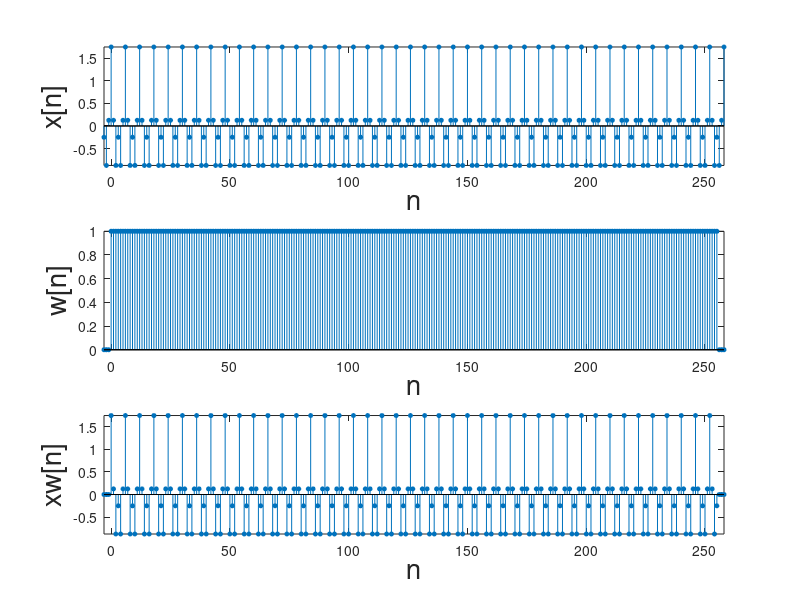
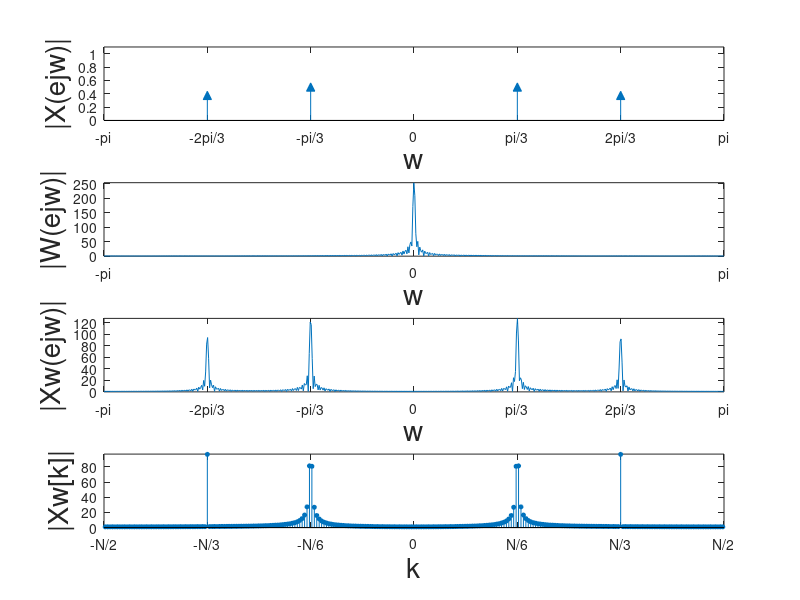

Write the MATLAB code that produced these figures, in order.
% Example code for demonstrating spectrum estimation

N = 255;  % Observation length (must be odd)

% Sinusoids (change these as required)
A0 = 1;  w0 = pi/3;
A1 = 0.75;  w1 = 2*pi/3;
%A1 = 0.5;  w1 = 2*pi/3;
%A1 = 0.5;  w1 = 2*pi/3;
%A1 = 0.25;  w1 = 1.1*pi/3;

nv=-3:N+3;
wr = zeros(size(nv));
wt = zeros(size(nv));

% Rectangular window
wr(4:N+4) = 1;

% Triangular window
tw = zeros(N,1);
tw(1:floor(N/2)) = 1:floor(N/2);
tw(floor(N/2)+1:end) = floor(N/2)+1:-1:1;
wt(4:4+length(tw)-1) = tw;

% Select window (choose desired window below)
ws = wr;
% ws = wt;

% Slowly calculate FT of window
w=-pi:0.01:pi;
mW = zeros(size(w));
for n=1:length(w)
  cw = w(n);
  cmW = 0;
  for p=0:N-1
    cmW = cmW + ws(4+p)*exp(sqrt(-1)*cw*p);
  end
  mW(n) = abs(cmW);
end

% Make the signal
nv=-3:N+3;
sv=zeros(size(nv));
for i=1:length(nv);
  n = nv(i);
  sv(i) = A0*cos(w0*n) + A1*cos(w1*n);
  %sv(i) = cos(pi/3*n) + 0.25*cos(1.2*pi/3*n);
end

% Make the windowed signal
svw = sv.*ws;

% Slowly calculate FT of signal
w=-pi:0.01:pi;
mXw = zeros(size(w));
for n=1:length(w)
  cw = w(n);
  cmXw = 0;
  for p=0:N-1
    cmXw = cmXw + svw(4+p)*exp(sqrt(-1)*cw*p);
  end
  mXw(n) = abs(cmXw);
end

% Calculate DFT of the windowed signal
svwr = svw(4:end-4);
dftsvwr = abs(fft(svwr));
dftw = 2*pi*(0:N-1)/N;
for k=1:length(dftw)
  if dftw(k)>pi 
    dftw(k) = dftw(k)-2*pi;
  end
end

% Ideal frequency response
wideal=[-w1 -w0 w0 w1];
mX = [A1 A0 A0 A1]/2;

% Signal and window
figure;
subplot(3,1,1);
ph = stem(nv,sv,'filled');
set(ph,'markersize',3);
hold on; plot(nv, zeros(size(nv)), 'k-');  hold off;
axis tight;
xlabel('n', "FontSize",20);  ylabel('x[n]', "FontSize",20);

subplot(3,1,2);
ph = stem(nv,ws,'filled');
set(ph,'markersize',3);
hold on; plot(nv, zeros(size(nv)), 'k-');  hold off;
axis tight;
xlabel('n', "FontSize",20);  ylabel('w[n]', "FontSize",20);

subplot(3,1,3);
ph = stem(nv,svw,'filled');
set(ph,'markersize',3);
hold on; plot(nv, zeros(size(nv)), 'k-');  hold off;
axis tight;
xlabel('n', "FontSize",20);  ylabel('xw[n]', "FontSize",20);

figure;
subplot(4,1,1)
ph = stem(wideal,mX,'^','filled');
xt = [-pi, -2*pi/3, -pi/3, 0, pi/3, 2*pi/3, pi];
xtl = {'-pi', '-2pi/3', '-pi/3', '0', 'pi/3', '2pi/3', 'pi'};
set(gca,'XTick',xt);
set(gca,'XTickLabel',xtl);
xlabel('w', "FontSize",20);  ylabel('|X(ejw)|', "FontSize",20);
axis([-pi pi 0 1.1]);

subplot(4,1,2)
ph = plot(w,mW);
xt = [-pi, 0, pi];
xtl = {'-pi', '0', 'pi'};
set(gca,'XTick',xt);
set(gca,'XTickLabel',xtl);
% yt = [0, N];
% set(gca,'YTick',yt);
xlabel('w', "FontSize",20);  ylabel('|W(ejw)|', "FontSize",20);
axis([-pi pi 0 ceil(max(mW))]);

subplot(4,1,3)
ph = plot(w,mXw);
xt = [-pi, -2*pi/3, -pi/3, 0, pi/3, 2*pi/3, pi];
xtl = {'-pi', '-2pi/3', '-pi/3', '0', 'pi/3', '2pi/3', 'pi'};
set(gca,'XTick',xt);
set(gca,'XTickLabel',xtl);
xlabel('w', "FontSize",20);  ylabel('|Xw(ejw)|', "FontSize",20);
axis([-pi pi 0 ceil(max(mXw))]);

subplot(4,1,4)
ph = stem(dftw,dftsvwr,'filled');
set(ph,'markersize',3);
xt = [-pi, -2*pi/3, -pi/3, 0, pi/3, 2*pi/3, pi];
xtl = {'-N/2', '-N/3', '-N/6', '0', 'N/6', 'N/3', 'N/2'};
set(gca,'XTick',xt);
set(gca,'XTickLabel',xtl);
xlabel('k', "FontSize",20);  ylabel('|Xw[k]|', "FontSize",20);
axis([-pi pi 0 ceil(max(dftsvwr))]);

%print(gcf, '-depsc2', 'dft_fig18.eps');
%(gcf);
